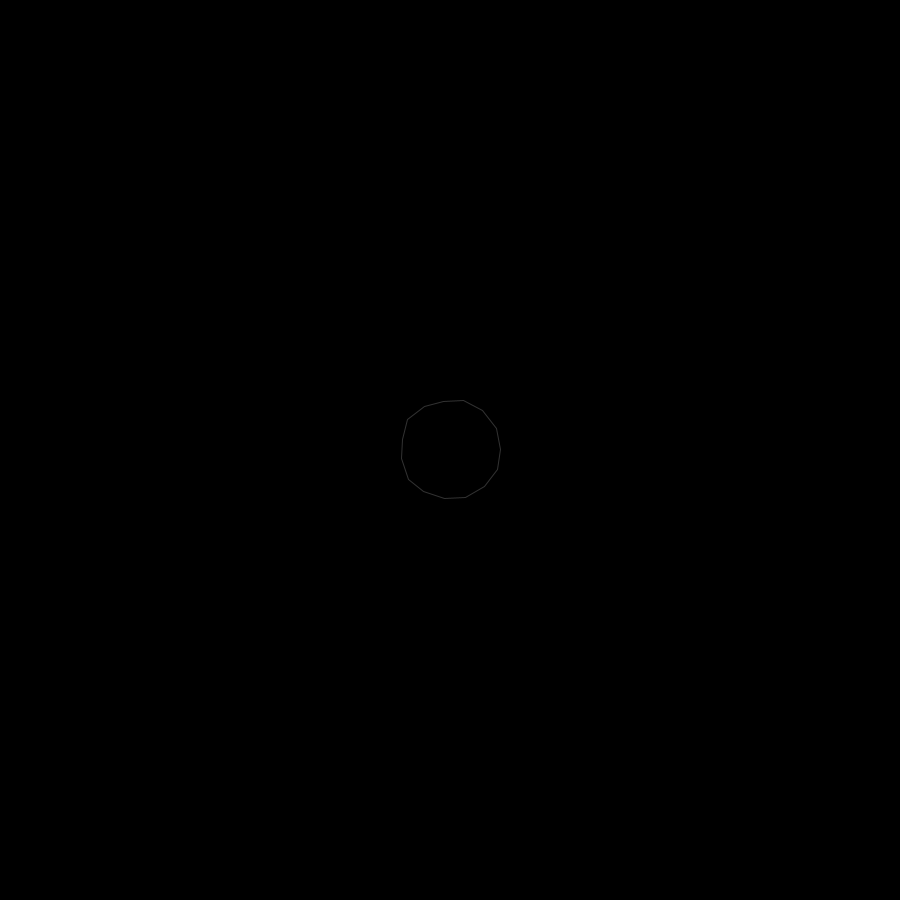
Frame 1 (no input)
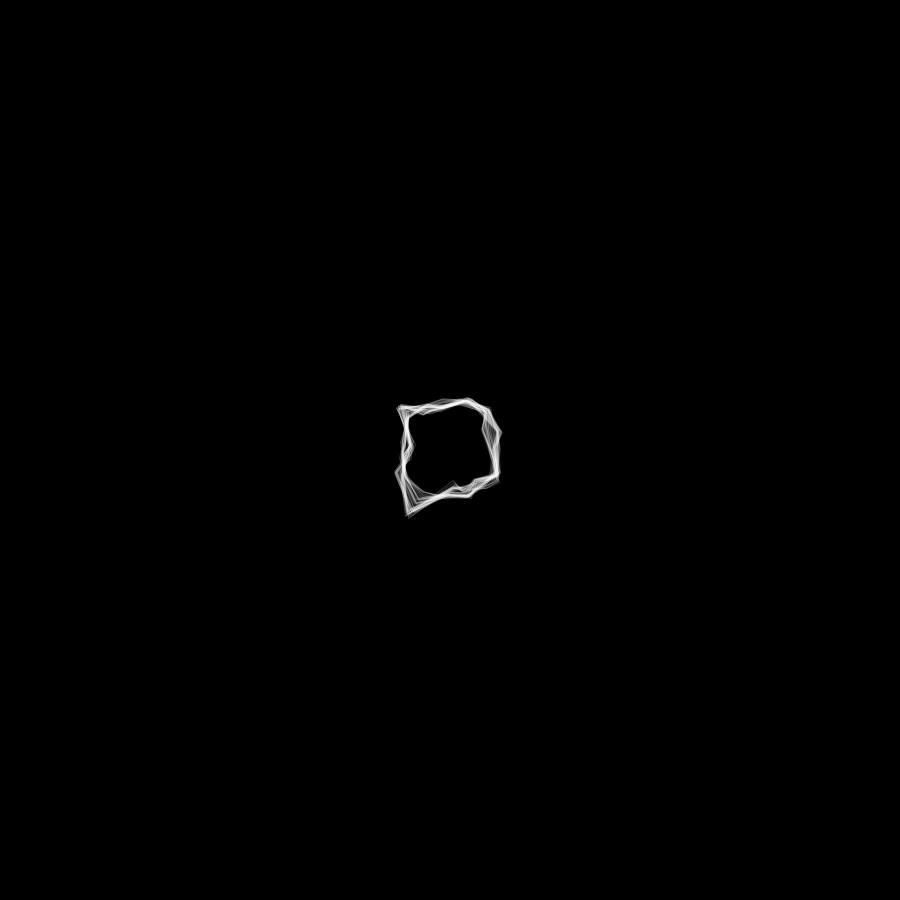
Frame 60 (the mouse pressed at the canvas centre just before this capture)
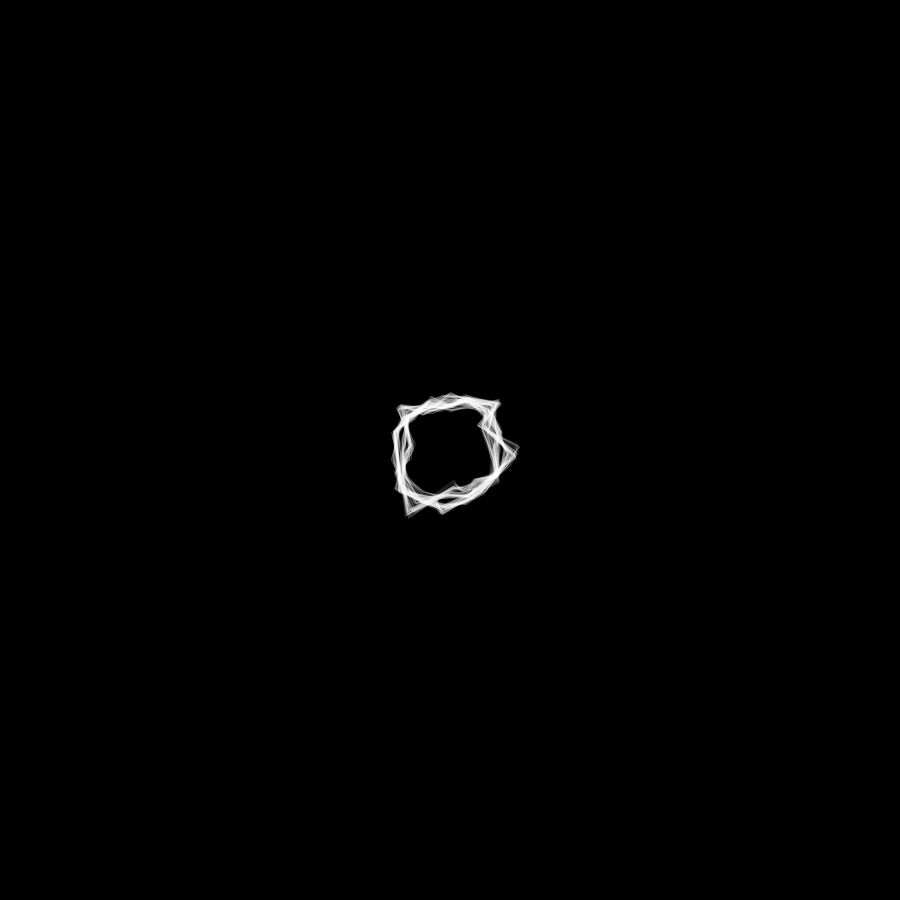
Frame 120 (the mouse held since frame 60 and released just before this capture)

The Processing sketch that drew these frames (run headless with seeded random() and noise(); from frame 60 on, the mouse is pressed at the canvas centre):

// Processing sketch: GenerativeDesign11_ShapesAgents_1
// ── GenerativeDesign11_ShapesAgents_1.pde
int
  formRes = 15, 
  stepSize = 2;

float
  centerX, 
  centerY, 
  shapeRadius = 50;

float[]
  x = new float[formRes], 
  y = new float[formRes];

boolean
  filled = false, 
  freeze = false,
  noLines = false;

void setup () {
  size(900, 900);
  smooth();

  background(0);

  centerX = width / 2; 
  centerY = height / 2;

  float angle = radians(360 / float(formRes));

  for (int i = 0; i < formRes; i++) {
    x[i] = cos(angle * i) * shapeRadius;
    y[i] = sin(angle * i) * shapeRadius;
  }
}

void draw () {
  if (mouseX != 0 || mouseY != 0) {
    centerX += (mouseX - centerX) * 0.1;
    centerY += (mouseY - centerY) * 0.1;
  }

  for (int i = 0; i < formRes; i++) {
    x[i] += random(-stepSize, stepSize);
    y[i] += random(-stepSize, stepSize);
    // circle(x[i] + width / 2, y[i] + height / 2, 20);
  }

  noFill();
  if (filled) fill(random(255));

  stroke(255, 50);
  if (noLines) noStroke();

  beginShape();
    vertex(
      x[formRes - 1] + centerX, 
      y[formRes - 1] + centerY
    );

    for (int i = 0; i < formRes; i++) {
      vertex(
        x[i] + centerX, 
        y[i] + centerY
      );
    }

    vertex(
      x[0] + centerX, 
      y[0] + centerY
    );
  
    vertex(
      x[1] + centerX, 
      y[1] + centerY
    );
  endShape();
}

void mousePressed() {
  centerX = mouseX; 
  centerY = mouseY;

  float angle = radians(360 / float(formRes));
  float radius = shapeRadius * random(0.5, 2);

  for (int i = 0; i < formRes; i++) {
    x[i] = cos(angle * i) * radius;
    y[i] = sin(angle * i) * radius;
  }
}

void keyReleased() {
  if (key == ' ') background(0);
  if (key == 'f' || key == 'F') filled = !filled;
  if (key == 'n' || key == 'N') noLines = !noLines;
}
